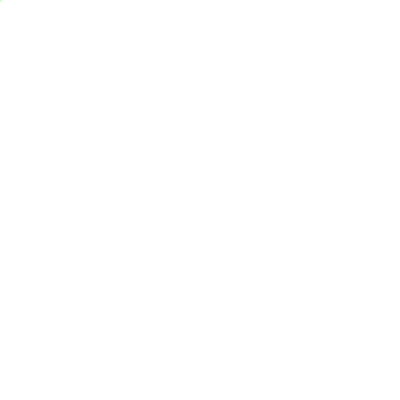
Frame 1 (no input)
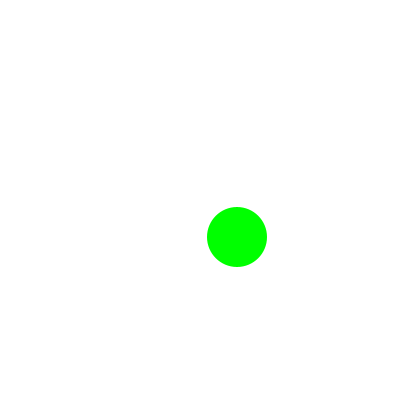
Frame 60 (the mouse pressed at the canvas centre just before this capture)
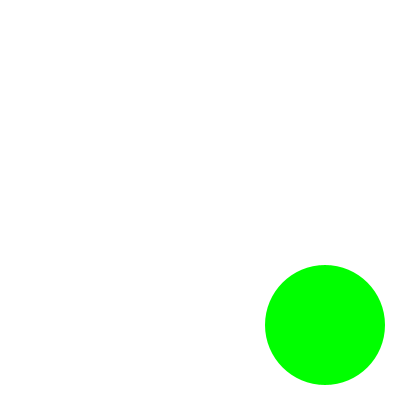
Frame 120 (the mouse held since frame 60 and released just before this capture)

The Processing sketch that drew these frames (run headless with seeded random() and noise(); from frame 60 on, the mouse is pressed at the canvas centre):

// Processing sketch: joaquins04e00
// ── joaquins04e00.pde
//Joaquín Dominguez
//s04e00
int x, y, velx, vely, sx, sy;

void setup() {
  size(400, 400);
  x=1;
  y=1;
  sx=1;
  sy=1;
  velx=4;
  vely=4;
  frameRate(120);
}
void draw() {
  background(255);
  noStroke();
  fill(0, 255, 0);
  ellipse(x, y, sx, sy);

  if (x > width || x < 0) { 
    velx *= -1;
  } 
  if (y > height || y < 0) { 
    vely *= -1;
  }
  x += velx;
  y += vely;
  sx ++;
  sy ++;

}

void keyPressed() {
  if (key == 'g') {
   sx *= -1;
   sy *= -1;
  }
}
